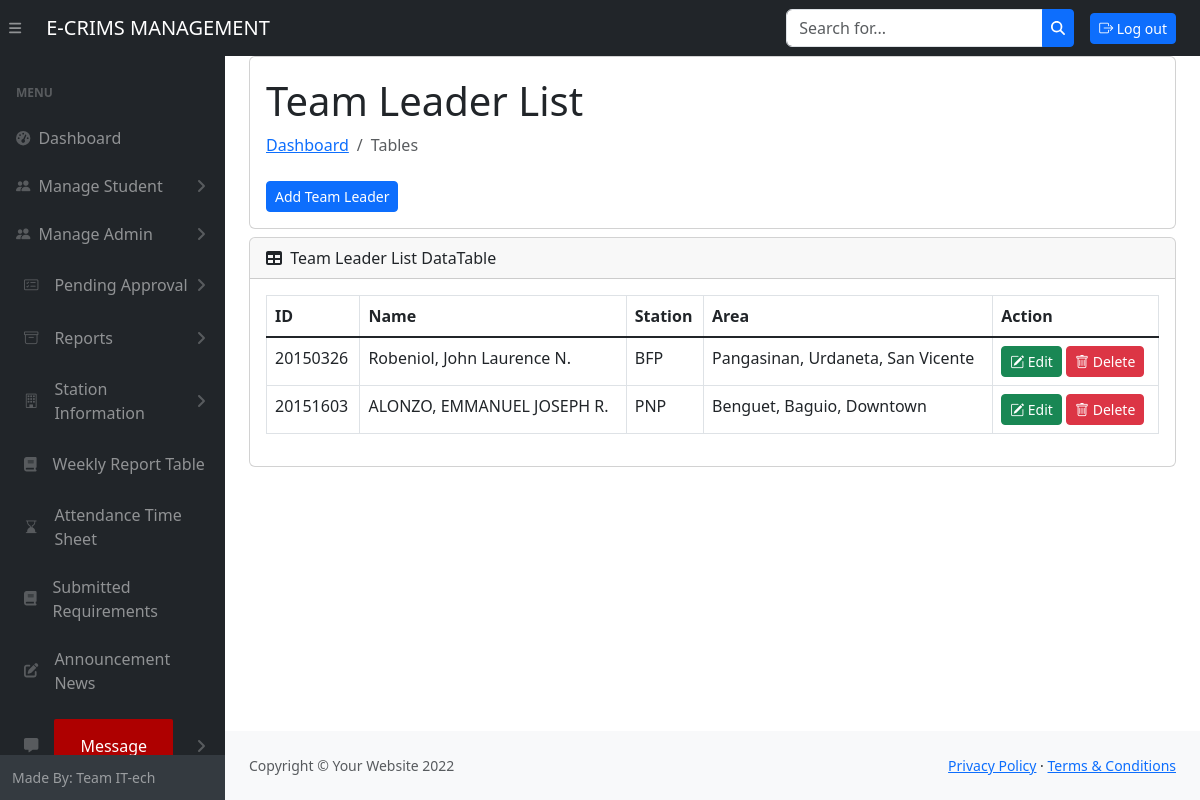
/admin/team_leader_table.php (signed in), run on the app's committed database.
### tables this page shows
CREATE TABLE `team_leader_student` (
  `id` int(10) NOT NULL,
  `tl_id` int(10) NOT NULL,
  `sti_id` int(10) NOT NULL,
  `date_time` datetime NOT NULL DEFAULT current_timestamp()
);

CREATE TABLE `student_enroll` (
  `id` int(10) NOT NULL,
  `last_name` varchar(50) NOT NULL,
  `first_name` varchar(50) NOT NULL,
  `middle_name` varchar(50) NOT NULL,
  `suffix_name` varchar(10) NOT NULL,
  `email` varchar(250) NOT NULL,
  `password` varchar(50) NOT NULL,
  `status` varchar(11) NOT NULL,
  `time_date` datetime NOT NULL DEFAULT current_timestamp()
);

CREATE TABLE `station_info` (
  `sti_id` int(11) NOT NULL,
  `sti_station` varchar(50) NOT NULL,
  `sti_lname` varchar(255) NOT NULL,
  `sti_fname` varchar(255) NOT NULL,
  `sti_mname` varchar(255) NOT NULL,
  `sti_sname` varchar(255) NOT NULL,
  `sti_assign_date` varchar(20) NOT NULL,
  `sti_email` varchar(255) NOT NULL,
  `sti_contact` bigint(20) NOT NULL,
  `sti_barangay` varchar(255) NOT NULL,
  `sti_municipal` varchar(255) NOT NULL,
  `sti_region` varchar(255) NOT NULL,
  `s_status` int(11) NOT NULL,
  `time/date` datetime NOT NULL DEFAULT current_timestamp()
);

### admin/team_leader_table.php (the view, shortened to what this page needs)
<!DOCTYPE html>
<html lang="en">
<head>
    <?php include 'head.php' ?>
</head>
<body class="sb-nav-fixed">
    <?php include 'header.php' ?>
    <div id="layoutSidenav">
        <?php include 'nav.php' ?>
        <div id="layoutSidenav_content">
            <main>
                <div class="container-fluid px-4">
                    <div class="card bg-white mb-2">
                        <div class="card-body">
                            <div class="align-self-center">
                                <h1 class="mt-1 ">Team Leader List</h1>
                                <ol class="breadcrumb mb-4">
                                    <li class="breadcrumb-item"><a href="index.php">Dashboard</a></li>
                                    <li class="breadcrumb-item active">Tables</li>
                                </ol>
                                <div class="col-lg-4 col-md-6">
                                    <button type="button" class="btn btn-primary btn-sm" data-toggle="modal" data-target="#addModal" data-whatever="Team Leader">Add Team Leader</button>
                                </div>
                            </div>
                        </div>
                    </div>
                    <div class="card mb-4">
                        <div class="card-header">
                            <i class="fas fa-table me-1"></i>
                            Team Leader List DataTable
                        </div>
                        <div class="card-body">
                             <div class="table-responsive">
                                 <table id="datatablesSimple" class="table table-bordered">
                                <thead>
                                    <tr>
                                        <th class="cell">ID</th>
                                        <th class="cell">Name</th>
                                        <th class="cell">Station</th>
                                        <th class="cell">Area</th>
                                        <th class="text-right">Action</th>
                                    </tr>
                                </thead>
                                <tbody>
                                    <?php
                                    include 'db_connect.php';
                                    $sql = "SELECT * FROM team_leader_student JOIN student_enroll on team_leader_student.tl_id=student_enroll.id JOIN station_info ON team_leader_student.sti_id=station_info.sti_id where student_enroll.status !='1' ORDER BY team_leader_student.date_time DESC;";
                                    $result = $mysqli->query($sql);
                                    while ($row = $result->fetch_assoc()) {
                                    ?>
                                        <tr>
                                            <td><?php echo $row['id']; ?></td>
                                            <td><?php echo $row['last_name'] . ", " . $row['first_name'] . " " . $row['middle_name'] . " " . $row['suffix_name']; ?></td>
                                            <td><?php echo $row['sti_station']; ?></td>
                                            <td><?php echo $row['sti_region'] . ", " . $row['sti_municipal'] . ", " . $row['sti_barangay']; ?></td>
                                            <td class='text-right'>
                                                <a href='#edit_<?php echo $row['id']; ?>' class='btn btn-success btn-sm' data-bs-toggle='modal'><i class='bi bi-pencil-square'></i> Edit</a>
                                                <a href='#delete_<?php echo $row['id']; ?>' class='btn btn-danger btn-sm' data-bs-toggle='modal'><i class='bi bi-trash'></i> Delete</a>
                                            </td>
                                        </tr>
                                    <?php
                                    }
                                    ?>
                                </tbody>
                            </table>
                             </div>
                        </div>
                    </div>
                </div>
            </main>
            <?php include 'footer.php' ?>
        </div>
        <?php include 'script.php' ?>
</body>
</html>

### css/all.css (style rules this page uses)
.fa-table:before { content: "\f0ce"; }

### data on the page
team_leader_student: student_enroll.id "20150326", student_enroll.last_name "Robeniol", student_enroll.first_name "John Laurence", student_enroll.middle_name "N.", sti.sti_station "BFP", sti.sti_region "Pangasinan", sti.sti_municipal "Urdaneta", sti.sti_barangay "San Vicente"
team_leader_student: student_enroll.id "20151603", student_enroll.last_name "ALONZO", student_enroll.first_name "EMMANUEL JOSEPH", student_enroll.middle_name "R.", sti.sti_station "PNP", sti.sti_region "Benguet", sti.sti_municipal "Baguio", sti.sti_barangay "Downtown"
